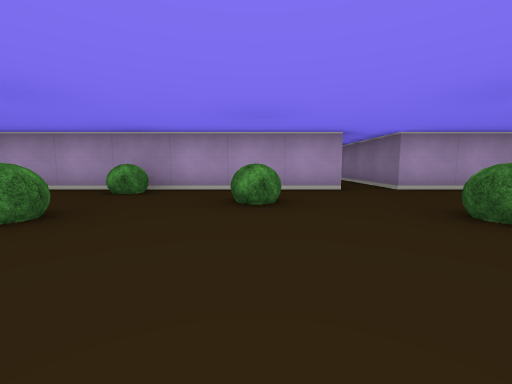
View 1 (above)

19 first-person views from a walk through a cub3D ray-caster map. The camera is about half as high as the walls, tilts 6° down and sees 90° across. The floor is counted in squares. Each view is taken from the middle of a square. On the plan, view 1 faces up. The plan holds only what a view shows up to about 9 squares ahead; the rest is blank.

View 2
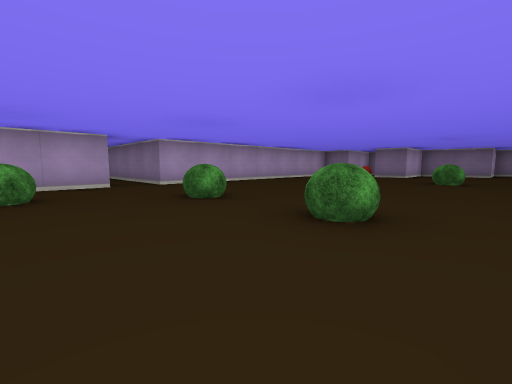

View 3
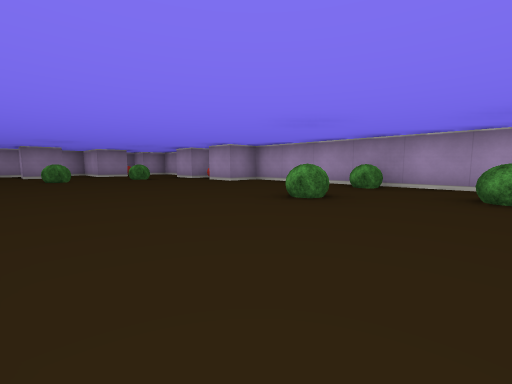

View 4
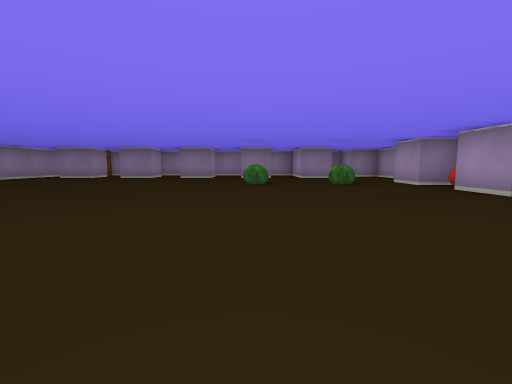

View 5
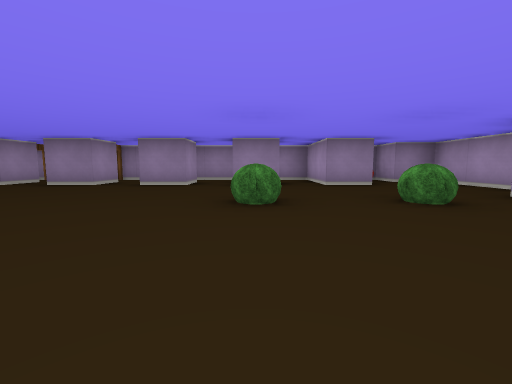

View 6
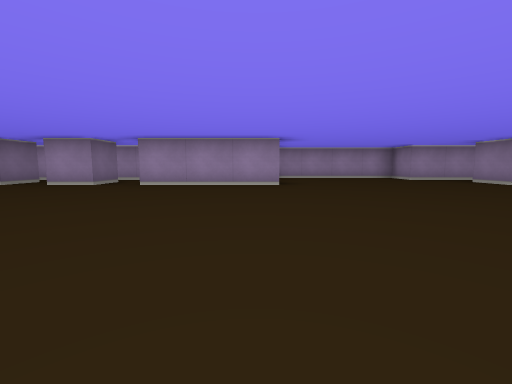

View 7
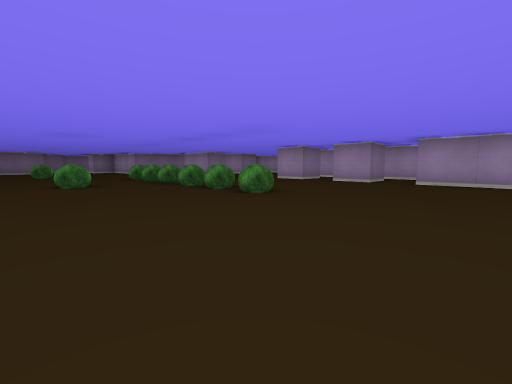

View 8
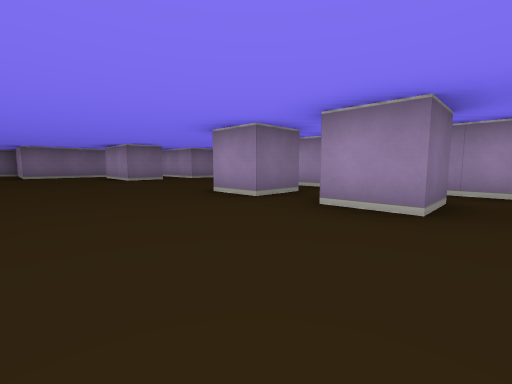

View 9
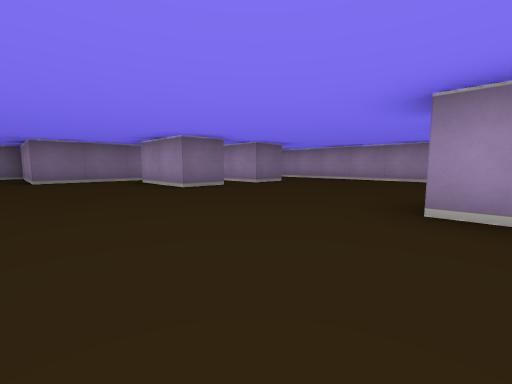

View 10
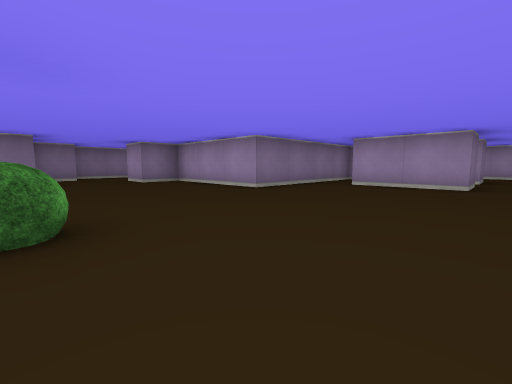

View 11
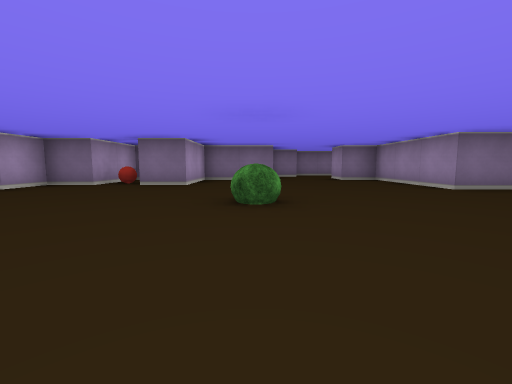

View 12
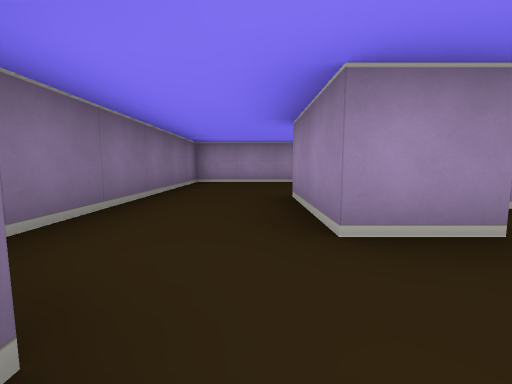

View 13
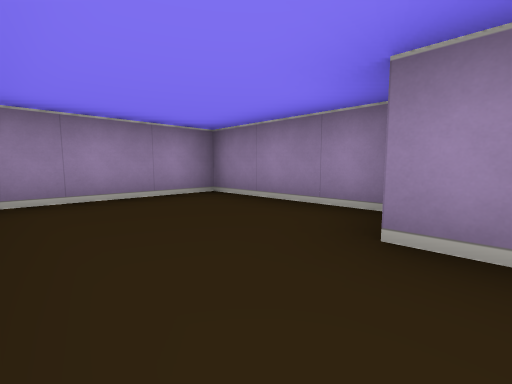

View 14
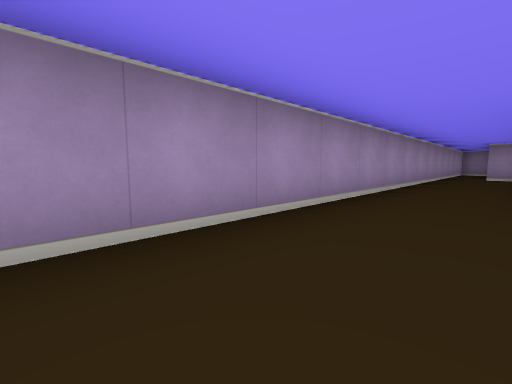

View 15
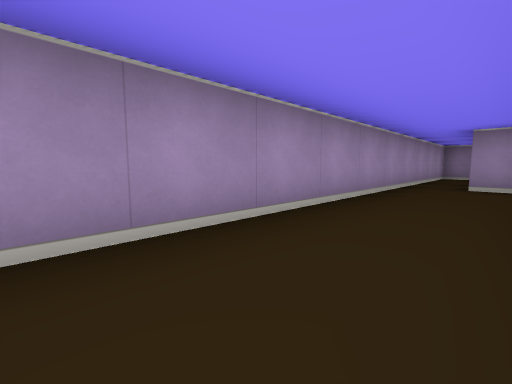

View 16
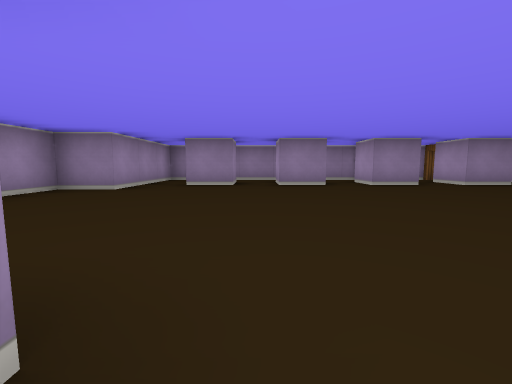

View 17
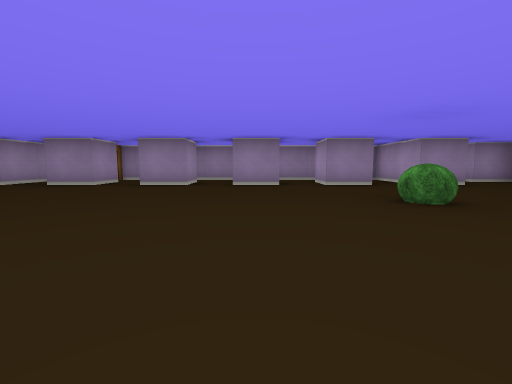

View 18
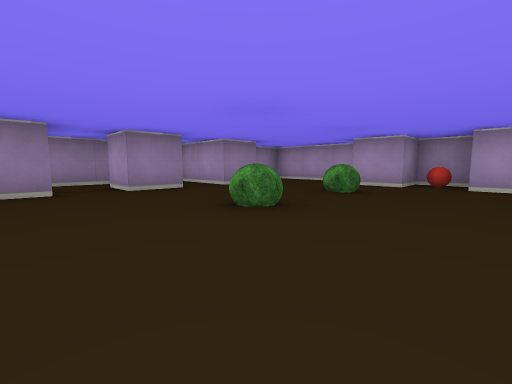

View 19
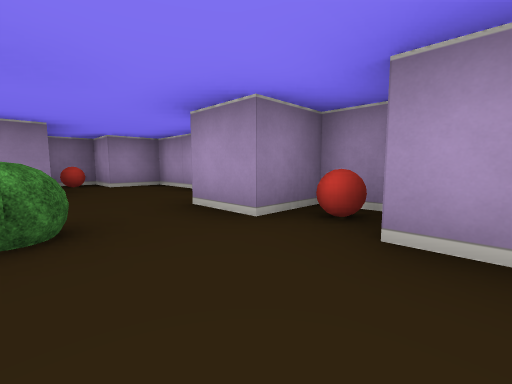

### Floor plan
Ten units are one square. View 1 is at (0, 0); x grows to the right and y downward. Boxes are objects, and circles mark ways between rooms. Rooms are numbered by the first view taken in them; rooms with no view inside come last. Other rooms are left out.
<svg viewBox="-130 -87 280 197">
<path fill="none" stroke="#000" d="M-15 66 -15 55 -5 55M5 66 5 55 15 55M-21 75 -9 75M6 75 14 75M-56 55 -25 55M16 -45 -55 -45 -55 -35 -65 -35M-45 89 -45 95M55 66 55 55 75 55M-65 -45 -75 -45 -75 -35 -85 -35M55 85 55 75 69 75M-105 -6 -105 5 -115 5M-89 -45 -115 -45 -115 -35 -125 -35 -125 -26M-115 15 -105 15 -105 25 -115 25M85 65 85 35 115 35 115 25 125 25M-105 -26 -105 -15 -125 -15 -125 75 -95 75 -95 85 -58 85M-115 35 -105 35 -105 45 -115 45M-85 98 -85 105 64 105M-115 55 -105 55 -105 65M115 6 115 -15 95 -15 95 -25M115 -35 95 -35 95 -45 25 -45 25 -82M115 48 115 75 145 75 145 16M125 25 125 45M135 16 135 6M85 75 85 65"/>
<rect x="-125" y="-35" width="10" height="10" fill="#bbb"><title>ball</title></rect>
<rect x="-85" y="-5" width="10" height="10" fill="#bbb"><title>bush</title></rect>
<rect x="-85" y="-25" width="10" height="10" fill="#bbb"><title>bush</title></rect>
<rect x="-75" y="-45" width="10" height="10" fill="#bbb"><title>ball</title></rect>
<rect x="-25" y="-25" width="10" height="10" fill="#bbb"><title>bush</title></rect>
<rect x="-25" y="-45" width="10" height="10" fill="#bbb"><title>bush</title></rect>
<rect x="-15" y="15" width="10" height="10" fill="#bbb"><title>bush</title></rect>
<rect x="-5" y="15" width="10" height="10" fill="#bbb"><title>bush</title></rect>
<rect x="-5" y="-35" width="10" height="10" fill="#bbb"><title>bush</title></rect>
<rect x="5" y="15" width="10" height="10" fill="#bbb"><title>bush</title></rect>
<rect x="15" y="15" width="10" height="10" fill="#bbb"><title>bush</title></rect>
<rect x="15" y="-5" width="10" height="10" fill="#bbb"><title>bush</title></rect>
<rect x="15" y="-25" width="10" height="10" fill="#bbb"><title>bush</title></rect>
<rect x="25" y="15" width="10" height="10" fill="#bbb"><title>bush</title></rect>
<rect x="35" y="15" width="10" height="10" fill="#bbb"><title>bush</title></rect>
<rect x="65" y="-5" width="10" height="10" fill="#bbb"><title>bush</title></rect>
<rect x="95" y="-35" width="10" height="10" fill="#bbb"><title>ball</title></rect>
<circle cx="120" cy="15" r="3" fill="#2a7"/>
<circle cx="65" cy="70" r="3" fill="#2a7"/>
<circle cx="80" cy="60" r="3" fill="#2a7"/>
<text x="-10" y="20">1</text>
<text x="130" y="50">2</text>
<text x="80" y="70">3</text>
</svg>
Room 1 opens to room 2. Room 1 opens to room 3.

Where each view was taken, in squares from view 1:
view 1: 0 up, 0 right, facing up
view 2: 1 down, 0 right, facing up-right
view 3: 1 down, 0 right, facing up-left
view 4: 0 up, 2 left, facing left
view 5: 0 up, 5 left, facing left
view 6: 0 up, 5 left, facing down
view 7: 1 up, 4 left, facing down-right
view 8: 3 down, 2 left, facing down-right
view 9: 3 down, 1 right, facing down-right
view 10: 0 up, 5 right, facing down-right
view 11: 0 up, 4 right, facing right
view 12: 1 down, 13 right, facing down
view 13: 4 down, 14 right, facing down-left
view 14: 9 down, 5 right, facing down-left
view 15: 9 down, 1 right, facing down-left
view 16: 5 down, 5 left, facing left
view 17: 2 down, 5 left, facing left
view 18: 2 down, 6 left, facing up-left
view 19: 2 up, 6 left, facing up-left
